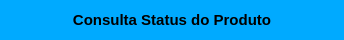
     <widget class="QWidget" name="widget_cabecalho" native="true">
      <property name="sizePolicy">
       <sizepolicy hsizetype="Preferred" vsizetype="Fixed">
        <horstretch>0</horstretch>
        <verstretch>0</verstretch>
       </sizepolicy>
      </property>
      <property name="minimumSize">
       <size>
        <width>0</width>
        <height>40</height>
       </size>
      </property>
      <property name="maximumSize">
       <size>
        <width>16777215</width>
        <height>40</height>
       </size>
      </property>
      <property name="styleSheet">
       <string notr="true">background-color: rgb(0, 170, 255);</string>
      </property>
      <layout class="QHBoxLayout" name="horizontalLayout">
       <property name="spacing">
        <number>0</number>
       </property>
       <property name="leftMargin">
        <number>15</number>
       </property>
       <property name="topMargin">
        <number>6</number>
       </property>
       <property name="rightMargin">
        <number>15</number>
       </property>
       <property name="bottomMargin">
        <number>6</number>
       </property>
       <item>
        <widget class="QLabel" name="label_3">
         <property name="sizePolicy">
          <sizepolicy hsizetype="Preferred" vsizetype="Preferred">
           <horstretch>0</horstretch>
           <verstretch>0</verstretch>
          </sizepolicy>
         </property>
         <property name="minimumSize">
          <size>
           <width>0</width>
           <height>0</height>
          </size>
         </property>
         <property name="maximumSize">
          <size>
           <width>16777215</width>
           <height>16777215</height>
          </size>
         </property>
         <property name="font">
          <font>
           <pointsize>9</pointsize>
           <weight>75</weight>
           <bold>true</bold>
          </font>
         </property>
         <property name="text">
          <string/>
         </property>
         <property name="alignment">
          <set>Qt::AlignLeading|Qt::AlignLeft|Qt::AlignVCenter</set>
         </property>
        </widget>
       </item>
       <item>
        <widget class="QLabel" name="label_13">
         <property name="sizePolicy">
          <sizepolicy hsizetype="Minimum" vsizetype="Preferred">
           <horstretch>0</horstretch>
           <verstretch>0</verstretch>
          </sizepolicy>
         </property>
         <property name="minimumSize">
          <size>
           <width>300</width>
           <height>0</height>
          </size>
         </property>
         <property name="font">
          <font>
           <pointsize>11</pointsize>
           <weight>75</weight>
           <bold>true</bold>
          </font>
         </property>
         <property name="text">
          <string>Consulta Status do Produto</string>
         </property>
         <property name="alignment">
          <set>Qt::AlignCenter</set>
         </property>
        </widget>
       </item>
       <item>
        <widget class="QLabel" name="label_4">
         <property name="sizePolicy">
          <sizepolicy hsizetype="Preferred" vsizetype="Preferred">
           <horstretch>0</horstretch>
           <verstretch>0</verstretch>
          </sizepolicy>
         </property>
         <property name="minimumSize">
          <size>
           <width>0</width>
           <height>0</height>
          </size>
         </property>
         <property name="maximumSize">
          <size>
           <width>16777215</width>
           <height>16777215</height>
          </size>
         </property>
         <property name="font">
          <font>
           <pointsize>9</pointsize>
           <weight>75</weight>
           <bold>true</bold>
          </font>
         </property>
         <property name="text">
          <string/>
         </property>
         <property name="alignment">
          <set>Qt::AlignLeading|Qt::AlignLeft|Qt::AlignVCenter</set>
         </property>
        </widget>
       </item>
      </layout>
     </widget>
